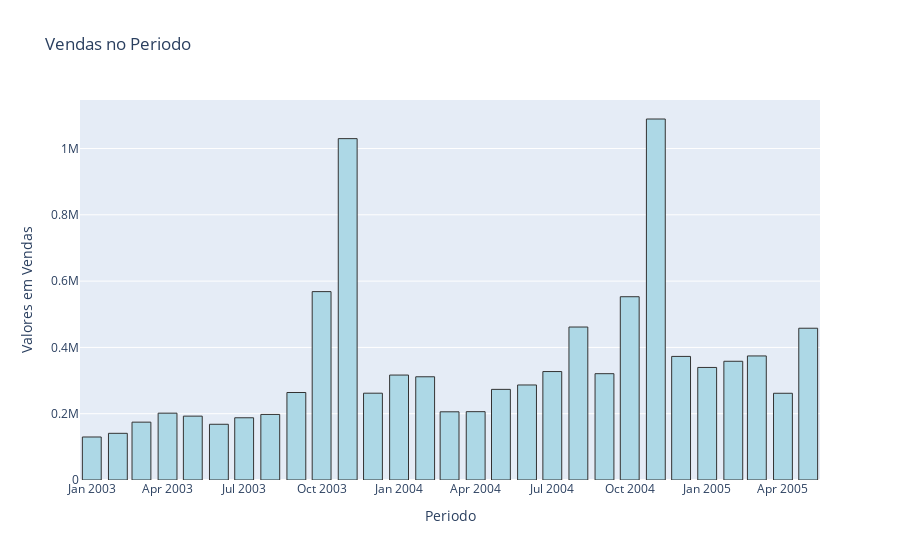

The cell this chart's notebook holds for it:
### Code cell
data = [go.Bar(x=vendas_por_mes.index,
               y=vendas_por_mes.values,
               marker = {'color': 'lightblue',
                         'line': {'color': '#333',
                                  'width': 1}
                        },
              )
       ]

configuracoes_layout = go.Layout(title='Vendas no Periodo',
                                 yaxis={'title':'Valores em Vendas'},
                                 xaxis={'title':'Periodo'})

fig = go.Figure(data=data, layout=configuracoes_layout)

py.iplot(fig)

### Figure 1 — Plotly figure (JSON) as saved in the notebook; plotly's stock layout.template omitted (floating-point values rounded to 4 significant figures)
{"data": [{"marker": {"color": "lightblue", "line": {"color": "#333", "width": 1}}, "type": "bar", "x": ["2003-01", "2003-02", "2003-03", "2003-04", "2003-05", "2003-06", "2003-07", "2003-08", "2003-09", "2003-10", "2003-11", "2003-12", "2004-01", "2004-02", "2004-03", "2004-04", "2004-05", "2004-06", "2004-07", "2004-08", "2004-09", "2004-10", "2004-11", "2004-12", "2005-01", "2005-02", "2005-03", "2005-04", "2005-05"], "y": [129800.0, 140800.0, 174500.0, 201600.0, 192700.0, 168100.0, 187700.0, 197800.0, 264000.0, 568300.0, 1030000.0, 261900.0, 316600.0, 311400.0, 205700.0, 206100.0, 273400.0, 286700.0, 327100.0, 461500.0, 320800.0, 552900.0, 1089000.0, 372800.0, 339500.0, 358200.0, 374300.0, 261600.0, 457900.0]}], "layout": {"title": {"text": "Vendas no Periodo"}, "xaxis": {"title": {"text": "Periodo"}}, "yaxis": {"title": {"text": "Valores em Vendas"}}}}
